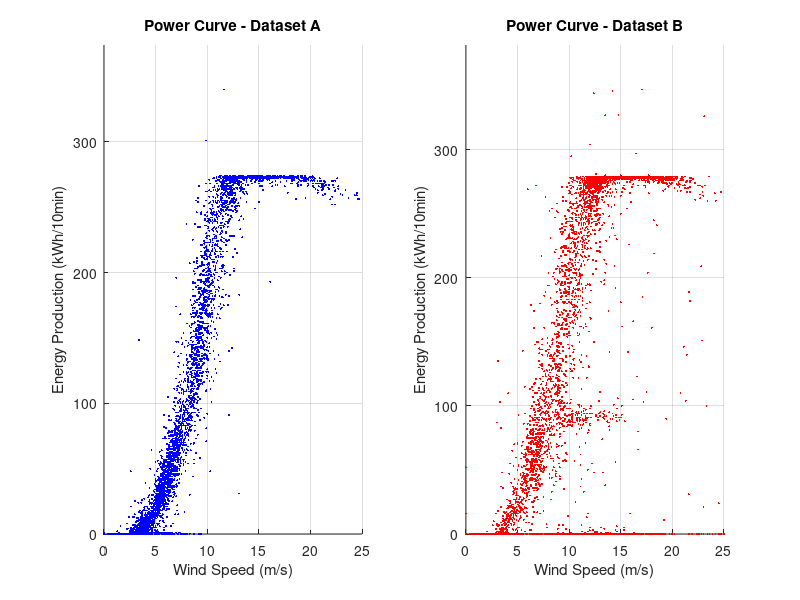
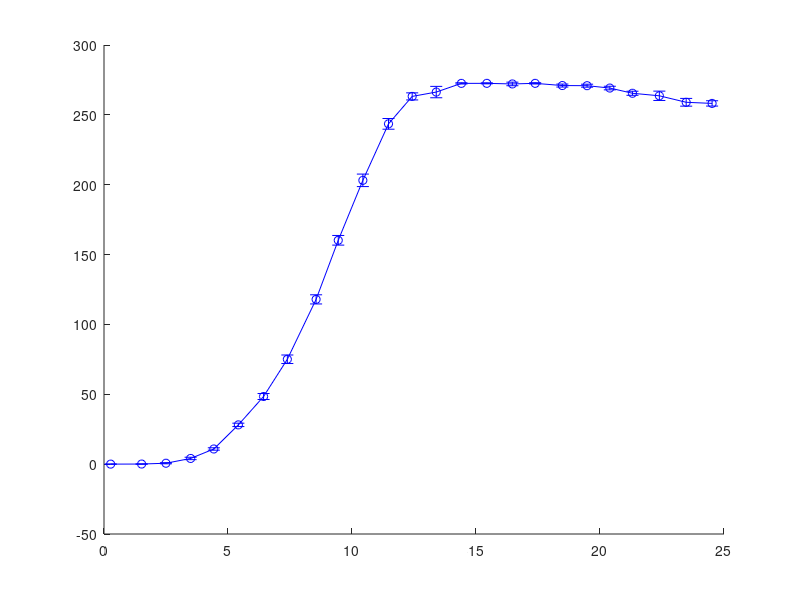

Reproduce these figures in MATLAB, in order. (Note: this script raises an error after producing the figures.)
% Wind Turbine SCADA Data Analysis
clear all; close all;

% Load the data
load turbine.mat

%u_A and u_B: Wind speeds (in m/s) for datasets A and B.
%    P_A and P_B: Corresponding energy production (in kWh/10min).
%   These vectors are loaded into memory for analysis.

% Section 1: Data Summary and Scatter Plots
figure('Name', 'Power Curves Comparison');
%Visualize the relationship between wind speed (u) and energy production (P) for both datasets.

% Dataset A scatter plot
subplot(1,2,1);
scatter(u_A, P_A, 20, 'b', '.');
title('Power Curve - Dataset A');
xlabel('Wind Speed (m/s)');
ylabel('Energy Production (kWh/10min)');
grid on;
xlim([0 25]);
ylim([0 max(P_A)*1.1]);

%A scatter plot is created for Dataset A:
%    Wind speed (u_A) is plotted on the x-axis.
%    Energy production (P_A) is plotted on the y-axis.
%    scatter uses blue dots to represent data points.
%   xlim and ylim ensure the plot is limited to wind speeds between 0–25 m/s and a y-axis slightly above the maximum energy production.

% Dataset B scatter plot
subplot(1,2,2);
scatter(u_B, P_B, 20, 'r', '.');
title('Power Curve - Dataset B');
xlabel('Wind Speed (m/s)');
ylabel('Energy Production (kWh/10min)');
grid on;
xlim([0 25]);
ylim([0 max(P_B)*1.1]);

%    The same logic applies to Dataset B, but the data points are shown in red.

%% Section 2: Binned Analysis
%Compute and analyze statistics (mean, standard deviation, and confidence intervals) for energy production in 1 m/s wind speed bins.
%   Wind speeds are divided into 1 m/s bins from 0 to 25 m/s.
%   Arrays (mean_wind_A, mean_power_A, etc.) are initialized to store statistics for each bin.
% Define bins
bin_edges = 0:1:25; % 1 m/s wide bins from 0 to 25 m/s
num_bins = length(bin_edges) - 1;

% Initialize arrays for results
mean_wind_A = zeros(num_bins, 1);
mean_power_A = zeros(num_bins, 1);
std_power_A = zeros(num_bins, 1);
ci_power_A = zeros(num_bins, 1);
n_samples_A = zeros(num_bins, 1);

mean_wind_B = zeros(num_bins, 1);
mean_power_B = zeros(num_bins, 1);
std_power_B = zeros(num_bins, 1);
ci_power_B = zeros(num_bins, 1);
n_samples_B = zeros(num_bins, 1);

% Calculate statistics for each bin
for i = 1:num_bins
    % Define bin range
    u_low = bin_edges(i);
    u_upper = bin_edges(i+1);
    
%For each bin, the range is defined by u_low (lower edge) and u_upper (upper edge).
    % Dataset A
    u_list_A = (u_low <= u_A) & (u_A < u_upper);
    u_bin_A = u_A(u_list_A);
    P_bin_A = P_A(u_list_A);
    
    n_samples_A(i) = length(u_bin_A);
    if n_samples_A(i) > 0
        mean_wind_A(i) = mean(u_bin_A);
        mean_power_A(i) = mean(P_bin_A);
        std_power_A(i) = std(P_bin_A);
        % Calculate 95% confidence interval
        ci_power_A(i) = norminv(0.975) * std_power_A(i) / sqrt(n_samples_A(i));
    end
    
    % Dataset B
    u_list_B = (u_low <= u_B) & (u_B < u_upper);
    u_bin_B = u_B(u_list_B);
    P_bin_B = P_B(u_list_B);
    
    n_samples_B(i) = length(u_bin_B);
    if n_samples_B(i) > 0
        mean_wind_B(i) = mean(u_bin_B);
        mean_power_B(i) = mean(P_bin_B);
        std_power_B(i) = std(P_bin_B);
        % Calculate 95% confidence interval
        ci_power_B(i) = norminv(0.975) * std_power_B(i) / sqrt(n_samples_B(i));
    end
end

% Plot binned data with confidence intervals
figure('Name', 'Binned Analysis');
errorbar(mean_wind_A, mean_power_A, ci_power_A, 'b-o', 'LineWidth', 1.5);
hold on;
errorbar(mean_wind_B, mean_power_B, ci_power_B, 'r-o', 'LineWidth', 1.5);
xlabel('Wind Speed (m/s)');
ylabel('Mean Energy Production (kWh/10min)');
title('Binned Power Curves with 95% Confidence Intervals');
legend('Dataset A', 'Dataset B');
grid on;
xlim([0 25]);
ylim([0 max([mean_power_A; mean_power_B])*1.1]);

% Display summary statistics
fprintf('Dataset A Summary:\n');
fprintf('Number of samples: %d\n', length(u_A));
fprintf('Wind speed range: %.1f to %.1f m/s\n', min(u_A), max(u_A));
fprintf('Mean energy production: %.2f kWh/10min\n\n', mean(P_A));

fprintf('Dataset B Summary:\n');
fprintf('Number of samples: %d\n', length(u_B));
fprintf('Wind speed range: %.1f to %.1f m/s\n', min(u_B), max(u_B));
fprintf('Mean energy production: %.2f kWh/10min\n', mean(P_B));
%errorbar plots mean energy production against mean wind speed for each bin, with error bars representing 95% confidence intervals.
%  Dataset A is plotted in blue, and Dataset B is plotted in red
